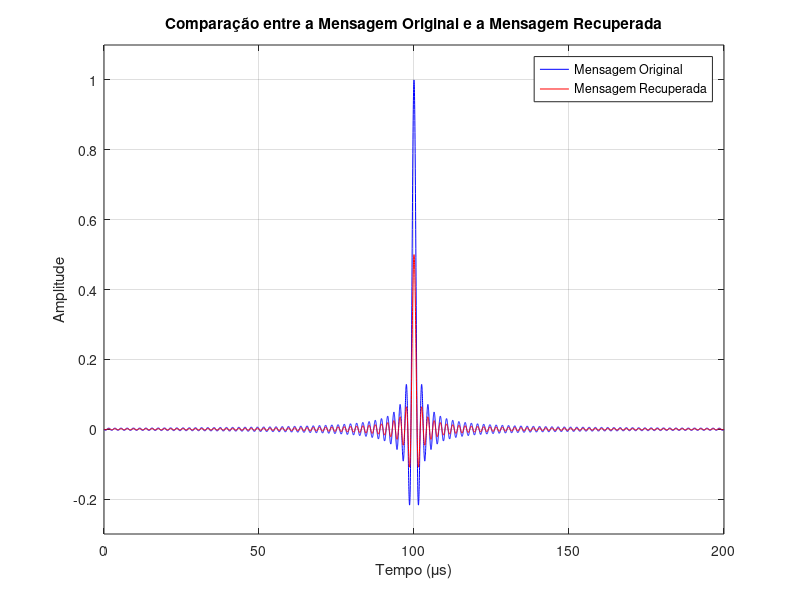

Here is the MATLAB script that generated this plot:
% Definindo parâmetros
fc = 2e6; % Frequência da portadora em Hz (2 MHz)
fsamp = 50e6; % Frequência de amostragem em Hz (50 MHz)
t_end = 200e-6; % Tempo final em segundos (200 µs)

% Definindo o intervalo de tempo
t = linspace(0, t_end, round(t_end * fsamp)); % Vetor de tempo em segundos
x = (t * 1e6) - 100; % Argumento da função sinc centrado em 100 µs

% Calculando o sinal de mensagem
mt = sinc(x);

% Calculando a portadora
ct = cos(2 * pi * fc * t); % Tempo em segundos para a função cosseno

% Modulação do sinal de mensagem
st = mt .* ct;

% Demodulação do sinal modulado
rt = st .* ct; % Multiplicando o sinal modulado pela mesma portadora

% Calculando a FFT do sinal demodulado sem filtragem
N = length(rt);
Rt_fft = fftshift(fft(rt));

% Definindo o vetor de frequência
f = (-N/2:N/2-1)*(fsamp/N);

% Projetando um filtro retangular para a faixa de -2 MHz a 2 MHz
H = zeros(size(f));
H((f >= -2e6) & (f <= 2e6)) = 1;

% Aplicando o filtro ao espectro
Rt_fft_filtered = Rt_fft .* H;

% Calculando a FFT inversa para obter a mensagem recuperada
mt_recovered = ifft(ifftshift(Rt_fft_filtered));
mt_recovered = real(mt_recovered); % Pegando a parte real do sinal

% Comparando graficamente a mensagem original e a recuperada
figure;
plot(t * 1e6, mt, 'b', 'DisplayName', 'Mensagem Original'); % Plotando a mensagem original em azul
hold on;
plot(t * 1e6, mt_recovered, 'r', 'DisplayName', 'Mensagem Recuperada'); % Plotando a mensagem recuperada em vermelho
hold off;
title('Comparação entre a Mensagem Original e a Mensagem Recuperada');
xlabel('Tempo (\mus)');
ylabel('Amplitude');
ylim([-0.3, 1.1]);
legend;
grid on;

% Calculando o coeficiente de correlação entre a mensagem original e a recuperada
correlation = corrcoef(mt, mt_recovered);
correlation_value = correlation(1, 2);

% Exibindo o valor da correlação
disp(['Coeficiente de correlação entre a mensagem original e a recuperada: ', num2str(correlation_value, '%.10f')]);

